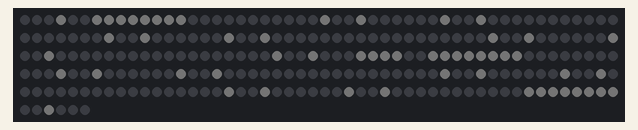
This sketch was run on a simulated Arduino Uno, built with avr-gcc and run on an emulated ATmega328P. Shown: 256 RGB LEDs in strip order, left to right, continuing on the next row. Dim RGB values are drawn brighter than linear.

Above: at 1.3 s.

Measured:
- what the display in image 0 shows lasts 1.7 s, from 1.3 s to 3.0 s

The sketch:

leds_msg.ino
```cpp
#include <FastLED.h>

#define DATA_PIN 3
#define X 16
#define Y 16
#define NUM_LEDS (X * Y)
#define color CRGB(1, 1, 1);

CRGB leds[NUM_LEDS];

void setled(int x, int y)
{
    if(0 > x || x > X - 1)
        return;
    int index = y * Y;
    if(y % 2 == 0)
        index += x;
    else
        index += Y - x - 1;
    leds[index] = color;
}

void setup()
{
    Serial.begin(9600);
    FastLED.addLeds<NEOPIXEL, DATA_PIN>(leds, NUM_LEDS);  // GRB ordering is assumed
    for(int i = 0; i < NUM_LEDS; i++)
        leds[i].setColorCode(0);
    FastLED.show();
}

void loop()
{
    String msg("hello");
    for(int pos = -X; pos < 60; pos++)
    {
        for(int i = 0; i < msg.length(); i++)
        {
            int step = i * -10 + pos;
            switch (msg.charAt(i))
            {
            case 'h':
                for(int y = 0; y < Y; y++)
                {
                    setled(4 - step, y);
                    setled(X - 5 - step, y);
                }
                for(int x = 5; x < X - 5; x++)
                    setled(x - step, Y / 2);
                break;
            case 'e':
                for(int y = 0; y < Y; y++)
                    setled(4 - step, y);
                for(int x = 5; x < X - 4; x++)
                {
                    setled(x - step, 0);
                    setled(x - step, Y / 2);
                    setled(x - step, Y - 1);
                }
                break;
            case 'l':
                for(int y = 0; y < Y; y++)
                    setled(4 - step, y);
                for(int x = 4; x < X - 4; x++)
                    setled(x - step, 0);
                break;
            case 'o':
                for(int x = 4; x < X - 5; x++)
                {
                    setled(x - step, 0);
                    setled(x - step, Y - 1);
                }
                for(int y = 0; y < Y; y++)
                {
                    setled(4 - step, y);
                    setled(X - 5 - step, y);
                }
                break;
            }
            FastLED.show();
        }
        for(int j = 0; j < NUM_LEDS; j++)
            leds[j].setColorCode(0);
    }
}
```
